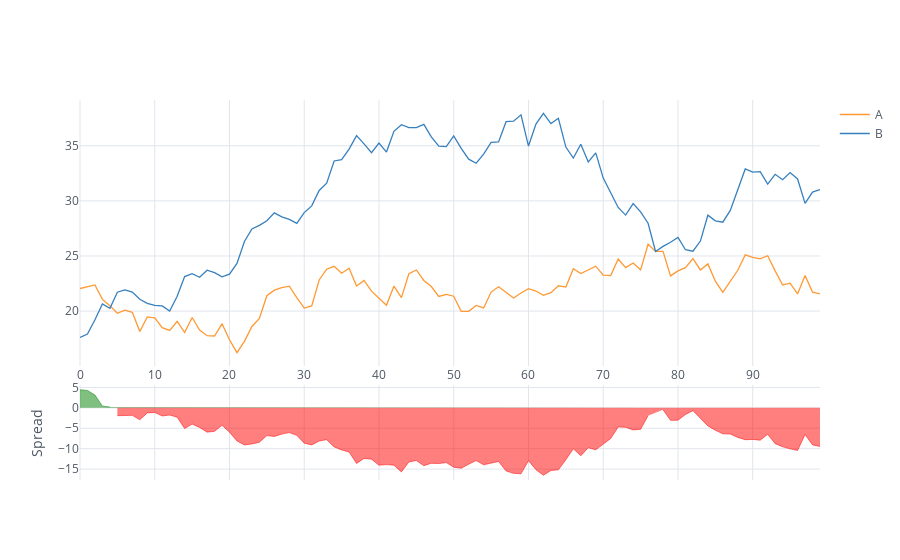

Write notebook code for a chart like this one.
### Code cell
df[['A', 'B']].iplot(kind = 'spread')

### Figure 1 — Plotly figure (JSON) as saved in the notebook; plotly's stock layout.template omitted (floating-point values rounded to 4 significant figures)
{"data": [{"line": {"color": "rgba(255, 153, 51, 1.0)", "dash": "solid", "shape": "linear", "width": 1.3}, "mode": "lines", "name": "A", "text": "", "type": "scatter", "uid": "49b042dc-4484-434c-bc60-94699c24f156", "x": [0, 1, 2, 3, 4, 5, 6, 7, 8, 9, 10, 11, 12, 13, 14, 15, 16, 17, 18, 19, 20, 21, 22, 23, 24, 25, 26, 27, 28, 29, 30, 31, 32, 33, 34, 35, 36, 37, 38, 39, 40, 41, 42, 43, 44, 45, 46, 47, 48, 49, 50, 51, 52, 53, 54, 55, 56, 57, 58, 59, 60, 61, 62, 63, 64, 65, 66, 67, 68, 69, 70, 71, 72, 73, 74, 75, 76, 77, 78, 79, 80, 81, 82, 83, 84, 85, 86, 87, 88, 89, 90, 91, 92, 93, 94, 95, 96, 97, 98, 99], "y": [22.05, 22.19, 22.37, 21.06, 20.47, 19.8, 20.08, 19.88, 18.14, 19.47, 19.38, 18.49, 18.24, 19.06, 18.06, 19.42, 18.27, 17.76, 17.74, 18.84, 17.4, 16.22, 17.25, 18.6, 19.34, 21.39, 21.9, 22.13, 22.26, 21.23, 20.27, 20.47, 22.82, 23.8, 24.06, 23.43, 23.89, 22.28, 22.78, 21.81, 21.21, 20.52, 22.27, 21.22, 23.39, 23.73, 22.77, 22.23, 21.33, 21.52, 21.35, 19.97, 19.98, 20.51, 20.28, 21.73, 22.21, 21.72, 21.18, 21.64, 22.03, 21.82, 21.43, 21.67, 22.3, 22.18, 23.85, 23.4, 23.76, 24.07, 23.27, 23.22, 24.73, 23.95, 24.36, 23.74, 26.06, 25.42, 25.42, 23.19, 23.65, 23.94, 24.76, 23.73, 24.28, 22.71, 21.69, 22.72, 23.7, 25.1, 24.87, 24.74, 25.02, 23.65, 22.37, 22.53, 21.55, 23.23, 21.72, 21.56]}, {"line": {"color": "rgba(55, 128, 191, 1.0)", "dash": "solid", "shape": "linear", "width": 1.3}, "mode": "lines", "name": "B", "text": "", "type": "scatter", "uid": "b47a8fd4-f885-44f7-8d1d-00795d2acc92", "x": [0, 1, 2, 3, 4, 5, 6, 7, 8, 9, 10, 11, 12, 13, 14, 15, 16, 17, 18, 19, 20, 21, 22, 23, 24, 25, 26, 27, 28, 29, 30, 31, 32, 33, 34, 35, 36, 37, 38, 39, 40, 41, 42, 43, 44, 45, 46, 47, 48, 49, 50, 51, 52, 53, 54, 55, 56, 57, 58, 59, 60, 61, 62, 63, 64, 65, 66, 67, 68, 69, 70, 71, 72, 73, 74, 75, 76, 77, 78, 79, 80, 81, 82, 83, 84, 85, 86, 87, 88, 89, 90, 91, 92, 93, 94, 95, 96, 97, 98, 99], "y": [17.61, 17.92, 19.22, 20.64, 20.26, 21.71, 21.92, 21.72, 21.07, 20.7, 20.51, 20.47, 19.99, 21.34, 23.13, 23.39, 23.07, 23.71, 23.49, 23.11, 23.35, 24.33, 26.32, 27.45, 27.78, 28.19, 28.91, 28.56, 28.33, 27.96, 28.93, 29.55, 30.95, 31.6, 33.62, 33.74, 34.7, 35.92, 35.17, 34.38, 35.25, 34.43, 36.32, 36.91, 36.65, 36.64, 36.94, 35.81, 34.96, 34.93, 35.89, 34.77, 33.79, 33.41, 34.24, 35.31, 35.35, 37.18, 37.23, 37.81, 34.98, 36.96, 37.95, 37.01, 37.49, 34.88, 33.89, 35.14, 33.53, 34.35, 32.06, 30.74, 29.4, 28.71, 29.76, 29.01, 27.97, 25.41, 25.87, 26.25, 26.68, 25.56, 25.43, 26.35, 28.7, 28.19, 28.06, 29.13, 30.95, 32.9, 32.6, 32.66, 31.51, 32.41, 31.92, 32.57, 31.99, 29.77, 30.79, 31.02]}, {"connectgaps": false, "fill": "tozeroy", "line": {"color": "green", "dash": "solid", "shape": "linear", "width": 0.5}, "mode": "lines", "name": "Spread", "showlegend": false, "type": "scatter", "uid": "8c4d7f07-d189-44d8-9737-b7747139ee00", "x": [0, 1, 2, 3, 4, 5, 6, 7, 8, 9, 10, 11, 12, 13, 14, 15, 16, 17, 18, 19, 20, 21, 22, 23, 24, 25, 26, 27, 28, 29, 30, 31, 32, 33, 34, 35, 36, 37, 38, 39, 40, 41, 42, 43, 44, 45, 46, 47, 48, 49, 50, 51, 52, 53, 54, 55, 56, 57, 58, 59, 60, 61, 62, 63, 64, 65, 66, 67, 68, 69, 70, 71, 72, 73, 74, 75, 76, 77, 78, 79, 80, 81, 82, 83, 84, 85, 86, 87, 88, 89, 90, 91, 92, 93, 94, 95, 96, 97, 98, 99], "xaxis": "x2", "y": [4.441, 4.275, 3.152, 0.4168, 0.218, "", "", "", "", "", "", "", "", "", "", "", "", "", "", "", "", "", "", "", "", "", "", "", "", "", "", "", "", "", "", "", "", "", "", "", "", "", "", "", "", "", "", "", "", "", "", "", "", "", "", "", "", "", "", "", "", "", "", "", "", "", "", "", "", "", "", "", "", "", "", "", "", 0.01454, "", "", "", "", "", "", "", "", "", "", "", "", "", "", "", "", "", "", "", "", "", ""], "yaxis": "y2"}, {"connectgaps": false, "fill": "tozeroy", "line": {"color": "red", "dash": "solid", "shape": "linear", "width": 0.5}, "mode": "lines", "name": "Spread", "showlegend": false, "type": "scatter", "uid": "51eae603-0cf5-4eb4-8b88-0282cf67cc2b", "x": [0, 1, 2, 3, 4, 5, 6, 7, 8, 9, 10, 11, 12, 13, 14, 15, 16, 17, 18, 19, 20, 21, 22, 23, 24, 25, 26, 27, 28, 29, 30, 31, 32, 33, 34, 35, 36, 37, 38, 39, 40, 41, 42, 43, 44, 45, 46, 47, 48, 49, 50, 51, 52, 53, 54, 55, 56, 57, 58, 59, 60, 61, 62, 63, 64, 65, 66, 67, 68, 69, 70, 71, 72, 73, 74, 75, 76, 77, 78, 79, 80, 81, 82, 83, 84, 85, 86, 87, 88, 89, 90, 91, 92, 93, 94, 95, 96, 97, 98, 99], "xaxis": "x2", "y": ["", "", "", "", "", -1.914, -1.835, -1.837, -2.928, -1.227, -1.13, -1.984, -1.751, -2.283, -5.077, -3.972, -4.797, -5.946, -5.753, -4.271, -5.951, -8.105, -9.072, -8.85, -8.438, -6.801, -7.008, -6.428, -6.063, -6.737, -8.66, -9.078, -8.124, -7.802, -9.563, -10.31, -10.82, -13.64, -12.39, -12.57, -14.04, -13.91, -14.05, -15.7, -13.26, -12.91, -14.16, -13.58, -13.64, -13.41, -14.55, -14.8, -13.81, -12.91, -13.95, -13.59, -13.14, -15.46, -16.05, -16.17, -12.95, -15.14, -16.51, -15.34, -15.2, -12.7, -10.04, -11.73, -9.777, -10.28, -8.799, -7.52, -4.673, -4.766, -5.398, -5.263, -1.906, "", -0.4505, -3.052, -3.026, -1.629, -0.675, -2.621, -4.419, -5.475, -6.371, -6.415, -7.242, -7.803, -7.735, -7.919, -6.494, -8.763, -9.551, -10.04, -10.44, -6.546, -9.074, -9.461], "yaxis": "y2"}], "layout": {"hovermode": "x", "legend": {"bgcolor": "#FFFFFF", "font": {"color": "#4D5663"}}, "paper_bgcolor": "#FFFFFF", "plot_bgcolor": "#FFFFFF", "title": {"font": {"color": "#4D5663"}}, "xaxis": {"gridcolor": "#E1E5ED", "showgrid": true, "tickfont": {"color": "#4D5663"}, "title": {"font": {"color": "#4D5663"}, "text": ""}, "zerolinecolor": "#E1E5ED"}, "xaxis2": {"anchor": "y2", "gridcolor": "#E1E5ED", "showgrid": true, "showticklabels": false, "tickfont": {"color": "#4D5663"}, "title": {"font": {"color": "#4D5663"}, "text": ""}, "zerolinecolor": "#E1E5ED"}, "yaxis": {"domain": [0.3, 1], "gridcolor": "#E1E5ED", "showgrid": true, "tickfont": {"color": "#4D5663"}, "title": {"font": {"color": "#4D5663"}, "text": ""}, "zerolinecolor": "#E1E5ED"}, "yaxis2": {"domain": [0, 0.25], "gridcolor": "#E1E5ED", "showgrid": true, "tickfont": {"color": "#4D5663"}, "title": {"font": {"color": "#4D5663"}, "text": "Spread"}, "zerolinecolor": "#E1E5ED"}}}
